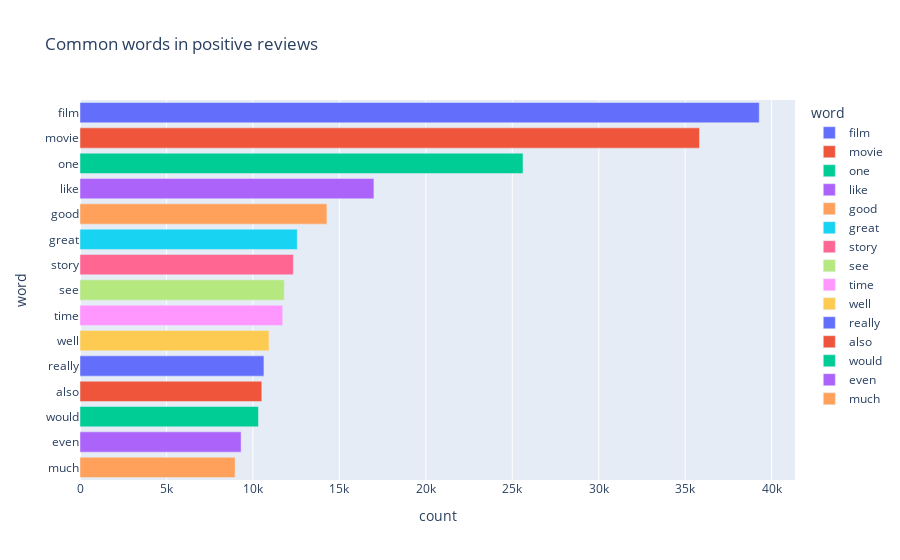

The code cell stored with this chart in its notebook:
### Code cell
px.bar(pos_words, x='count', y='word', title='Common words in positive reviews', color = 'word')

### Figure 1 — Plotly figure (JSON) as saved in the notebook; plotly's stock layout.template omitted (floating-point values rounded to 4 significant figures)
{"data": [{"alignmentgroup": "True", "hovertemplate": "word=%{y}<br>count=%{x}<extra></extra>", "legendgroup": "film", "marker": {"color": "#636efa", "pattern": {"shape": ""}}, "name": "film", "offsetgroup": "film", "orientation": "h", "showlegend": true, "textposition": "auto", "type": "bar", "x": [39285], "xaxis": "x", "y": ["film"], "yaxis": "y"}, {"alignmentgroup": "True", "hovertemplate": "word=%{y}<br>count=%{x}<extra></extra>", "legendgroup": "movie", "marker": {"color": "#EF553B", "pattern": {"shape": ""}}, "name": "movie", "offsetgroup": "movie", "orientation": "h", "showlegend": true, "textposition": "auto", "type": "bar", "x": [35830], "xaxis": "x", "y": ["movie"], "yaxis": "y"}, {"alignmentgroup": "True", "hovertemplate": "word=%{y}<br>count=%{x}<extra></extra>", "legendgroup": "one", "marker": {"color": "#00cc96", "pattern": {"shape": ""}}, "name": "one", "offsetgroup": "one", "orientation": "h", "showlegend": true, "textposition": "auto", "type": "bar", "x": [25621], "xaxis": "x", "y": ["one"], "yaxis": "y"}, {"alignmentgroup": "True", "hovertemplate": "word=%{y}<br>count=%{x}<extra></extra>", "legendgroup": "like", "marker": {"color": "#ab63fa", "pattern": {"shape": ""}}, "name": "like", "offsetgroup": "like", "orientation": "h", "showlegend": true, "textposition": "auto", "type": "bar", "x": [16998], "xaxis": "x", "y": ["like"], "yaxis": "y"}, {"alignmentgroup": "True", "hovertemplate": "word=%{y}<br>count=%{x}<extra></extra>", "legendgroup": "good", "marker": {"color": "#FFA15A", "pattern": {"shape": ""}}, "name": "good", "offsetgroup": "good", "orientation": "h", "showlegend": true, "textposition": "auto", "type": "bar", "x": [14281], "xaxis": "x", "y": ["good"], "yaxis": "y"}, {"alignmentgroup": "True", "hovertemplate": "word=%{y}<br>count=%{x}<extra></extra>", "legendgroup": "great", "marker": {"color": "#19d3f3", "pattern": {"shape": ""}}, "name": "great", "offsetgroup": "great", "orientation": "h", "showlegend": true, "textposition": "auto", "type": "bar", "x": [12568], "xaxis": "x", "y": ["great"], "yaxis": "y"}, {"alignmentgroup": "True", "hovertemplate": "word=%{y}<br>count=%{x}<extra></extra>", "legendgroup": "story", "marker": {"color": "#FF6692", "pattern": {"shape": ""}}, "name": "story", "offsetgroup": "story", "orientation": "h", "showlegend": true, "textposition": "auto", "type": "bar", "x": [12338], "xaxis": "x", "y": ["story"], "yaxis": "y"}, {"alignmentgroup": "True", "hovertemplate": "word=%{y}<br>count=%{x}<extra></extra>", "legendgroup": "see", "marker": {"color": "#B6E880", "pattern": {"shape": ""}}, "name": "see", "offsetgroup": "see", "orientation": "h", "showlegend": true, "textposition": "auto", "type": "bar", "x": [11814], "xaxis": "x", "y": ["see"], "yaxis": "y"}, {"alignmentgroup": "True", "hovertemplate": "word=%{y}<br>count=%{x}<extra></extra>", "legendgroup": "time", "marker": {"color": "#FF97FF", "pattern": {"shape": ""}}, "name": "time", "offsetgroup": "time", "orientation": "h", "showlegend": true, "textposition": "auto", "type": "bar", "x": [11724], "xaxis": "x", "y": ["time"], "yaxis": "y"}, {"alignmentgroup": "True", "hovertemplate": "word=%{y}<br>count=%{x}<extra></extra>", "legendgroup": "well", "marker": {"color": "#FECB52", "pattern": {"shape": ""}}, "name": "well", "offsetgroup": "well", "orientation": "h", "showlegend": true, "textposition": "auto", "type": "bar", "x": [10930], "xaxis": "x", "y": ["well"], "yaxis": "y"}, {"alignmentgroup": "True", "hovertemplate": "word=%{y}<br>count=%{x}<extra></extra>", "legendgroup": "really", "marker": {"color": "#636efa", "pattern": {"shape": ""}}, "name": "really", "offsetgroup": "really", "orientation": "h", "showlegend": true, "textposition": "auto", "type": "bar", "x": [10638], "xaxis": "x", "y": ["really"], "yaxis": "y"}, {"alignmentgroup": "True", "hovertemplate": "word=%{y}<br>count=%{x}<extra></extra>", "legendgroup": "also", "marker": {"color": "#EF553B", "pattern": {"shape": ""}}, "name": "also", "offsetgroup": "also", "orientation": "h", "showlegend": true, "textposition": "auto", "type": "bar", "x": [10516], "xaxis": "x", "y": ["also"], "yaxis": "y"}, {"alignmentgroup": "True", "hovertemplate": "word=%{y}<br>count=%{x}<extra></extra>", "legendgroup": "would", "marker": {"color": "#00cc96", "pattern": {"shape": ""}}, "name": "would", "offsetgroup": "would", "orientation": "h", "showlegend": true, "textposition": "auto", "type": "bar", "x": [10320], "xaxis": "x", "y": ["would"], "yaxis": "y"}, {"alignmentgroup": "True", "hovertemplate": "word=%{y}<br>count=%{x}<extra></extra>", "legendgroup": "even", "marker": {"color": "#ab63fa", "pattern": {"shape": ""}}, "name": "even", "offsetgroup": "even", "orientation": "h", "showlegend": true, "textposition": "auto", "type": "bar", "x": [9318], "xaxis": "x", "y": ["even"], "yaxis": "y"}, {"alignmentgroup": "True", "hovertemplate": "word=%{y}<br>count=%{x}<extra></extra>", "legendgroup": "much", "marker": {"color": "#FFA15A", "pattern": {"shape": ""}}, "name": "much", "offsetgroup": "much", "orientation": "h", "showlegend": true, "textposition": "auto", "type": "bar", "x": [8971], "xaxis": "x", "y": ["much"], "yaxis": "y"}], "layout": {"barmode": "relative", "legend": {"title": {"text": "word"}, "tracegroupgap": 0}, "title": {"text": "Common words in positive reviews"}, "xaxis": {"anchor": "y", "domain": [0, 1], "title": {"text": "count"}}, "yaxis": {"anchor": "x", "categoryarray": ["much", "even", "would", "also", "really", "well", "time", "see", "story", "great", "good", "like", "one", "movie", "film"], "categoryorder": "array", "domain": [0, 1], "title": {"text": "word"}}}}
